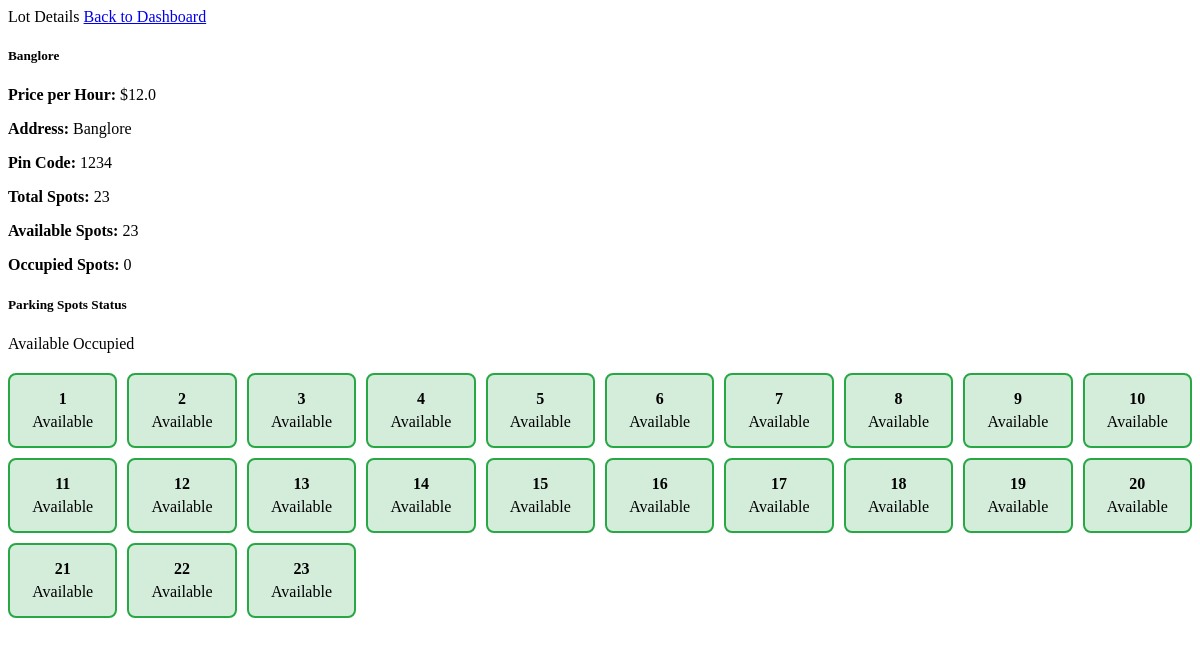
/lot_details/2 (signed in), run on the app's committed database.
### models/models.py (models this page shows)
class ParkingLot(db.Model):
    __tablename__ = 'parking_lots'
    id = db.Column(db.Integer, primary_key=True)
    prime_location_name = db.Column(db.String(100), nullable=False)
    price = db.Column(db.Float, nullable=False)
    address = db.Column(db.String(200), nullable=False)
    pin_code = db.Column(db.String(10), nullable=False)
    maximum_number_of_spots = db.Column(db.Integer, nullable=False)
    spots = db.relationship('ParkingSpot', backref='lot', cascade='all, delete-orphan')

class ParkingSpot(db.Model):
    __tablename__ = 'parking_spots'
    id = db.Column(db.Integer, primary_key=True)
    lot_id = db.Column(db.Integer, db.ForeignKey('parking_lots.id'), nullable=False)
    status = db.Column(db.String(1), default='A')  # A for Available, R for Reserved, O for Occupied

### app.py (the view)
@app.route('/lot_details/<int:lot_id>')
def lot_details(lot_id):
    if 'admin_id' not in session:
        flash('Please login as admin first!', 'error')
        return redirect(url_for('login'))
    lot = ParkingLot.query.get_or_404(lot_id)
    spots = ParkingSpot.query.filter_by(lot_id=lot_id).all()
    return render_template('lot_details.html', lot=lot, spots=spots)

### templates/lot_details.html (shortened to what this page needs)
<!DOCTYPE html>
<html lang="en">
<head>
</head>
<body>
    <nav class="navbar navbar-dark bg-dark shadow">
        <div class="container">
            <span class="navbar-brand mb-0 h1">
                Lot Details
            </span>
            <a href="{{ url_for('admin_dashboard') }}" class="btn btn-outline-light">
                Back to Dashboard
            </a>
        </div>
    </nav>
    <div class="container mt-4">
        <div class="card mb-4">
            <div class="card-header">
                <h5 class="mb-0">{{ lot.prime_location_name }}</h5>
            </div>
            <div class="card-body">
                <div class="row">
                    <div class="col-md-6">
                        <p><strong>Price per Hour:</strong> ${{ lot.price }}</p>
                        <p><strong>Address:</strong> {{ lot.address }}</p>
                        <p><strong>Pin Code:</strong> {{ lot.pin_code }}</p>
                    </div>
                    <div class="col-md-6">
                        <p><strong>Total Spots:</strong> {{ lot.maximum_number_of_spots }}</p>
                        <p><strong>Available Spots:</strong> {{ spots|selectattr('status', 'equalto', 'A')|list|length }}</p>
                        <p><strong>Occupied Spots:</strong> {{ spots|selectattr('status', 'equalto', 'O')|list|length }}</p>
                    </div>
                </div>
            </div>
        </div>
        <div class="card">
            <div class="card-header">
                <h5 class="mb-0">Parking Spots Status</h5>
            </div>
            <div class="card-body">
                <div class="row">
                    <div class="col-md-12">
                        <div class="mb-3">
                            <span class="badge bg-success me-2">Available</span>
                            <span class="badge bg-danger">Occupied</span>
                        </div>
                        <div class="spots-grid">
                            {% for spot in spots %}
                                <div class="spot-card {{ 'available' if spot.status == 'A' else 'occupied' }}"
                                     title="Spot {{ spot.id }} - {{ 'Available' if spot.status == 'A' else 'Occupied' }}">
                                    <div class="spot-number">{{ loop.index }}</div>
                                    <div class="spot-status">
                                        {% if spot.status == 'A' %}
                                            <span class="text-success">Available</span>
                                        {% else %}
                                            <span class="text-danger">Occupied</span>
                                        {% endif %}
                                    </div>
                                </div>
                            {% endfor %}
                        </div>
                    </div>
                </div>
            </div>
        </div>
    </div>
</body>
</html>

### templates/lot_details.html (style rules this page uses)
.spots-grid { display: grid; grid-template-columns: repeat(auto-fill, minmax(100px, 1fr)); gap: 10px; margin-top: 20px; }
.spot-card { border: 2px solid #ddd; border-radius: 8px; padding: 15px; text-align: center; transition: all 0.3s ease; }
.spot-card.available { background-color: #d4edda; border-color: #28a745; }
.spot-number { font-weight: bold; font-size: 16px; margin-bottom: 5px; }

### data on the page
ParkingLot: prime_location_name "Banglore", price "12.0", address "Banglore", pin_code "1234", maximum_number_of_spots "23"
ParkingSpot: status "Available"
ParkingSpot: status "Available"
ParkingSpot: status "Available"
ParkingSpot: status "Available"
ParkingSpot: status "Available"
ParkingSpot: status "Available"
ParkingSpot: status "Available"
ParkingSpot: status "Available"
ParkingSpot: status "Available"
ParkingSpot: status "Available"
ParkingSpot: status "Available"
ParkingSpot: status "Available"
ParkingSpot: status "Available"
ParkingSpot: status "Available"
ParkingSpot: status "Available"
ParkingSpot: status "Available"
ParkingSpot: status "Available"
ParkingSpot: status "Available"
ParkingSpot: status "Available"
ParkingSpot: status "Available"
ParkingSpot: status "Available"
ParkingSpot: status "Available"
ParkingSpot: status "Available"

### other printed values
{{ spots|selectattr('status', 'equalto', 'A')|list|length }} "23"
{{ spots|selectattr('status', 'equalto', 'O')|list|length }} "0"
